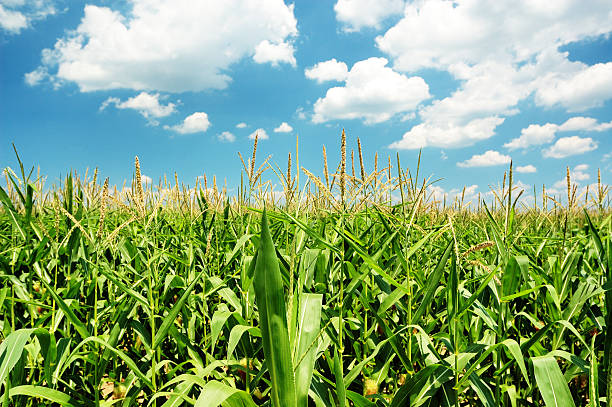
#> input picture Corn-Buggy/field.jpeg, 612 x 407 px, given in place of the camera
$ python rgb_testing.py   (older library calls are emulated)
#> lines starting #> are read from the running program, lines starting #| are printed output that depends on the picture
import cv2
import numpy as np
import csv
from datetime import datetime

max_value = 255
max_type = 4
max_binary_value = 255
trackbar_type = 'Type: \n 0: Binary \n 1: Binary Inverted \n 2: Truncate \n 3: To Zero \n 4: To Zero Inverted'
trackbar_value = 'Value'
window_name = 'Threshold'
#points_dict =  {1: [420, 476], 2: [408, 412], 3: [379, 385], 4: [360, 366], 5: [340, 347], 6: [323, 328], 7: [304, 310], 8: [286, 293], 9: [260, 264], 10: [241, 246], 11: [224, 229], 12: [205, 210], 13: [185, 191], 14: [164, 170], 15: [145, 153], 16: [126, 132], 17: [106, 112], 18: [85, 92], 19: [67, 72], 20: [23, 26]}
points_dict = {1: [432, 476], 2: [411, 416], 3: [379, 388], 4: [358, 366], 5: [337, 346], 6: [318, 328], 7: [298, 308], 8: [280, 289], 9: [252, 260], 10: [233, 241], 11: [214, 224], 12: [196, 205], 13: [177, 185], 14: [155, 164], 15: [135, 145], 16: [117, 125], 17: [97, 105], 18: [76, 85], 19: [58, 65], 20: [4, 19]}

def onMouse(event,x,y,flags,param):
	if event == cv2.EVENT_LBUTTONDOWN:
		print('x = %d,y = %d'%(x,y))

def findContours(frame):
    #v = []
    #v = [0 for i in range(20)]
    v = {1:0,2:0,3:0,4:0,5:0,6:0,7:0,8:0,9:0,10:0,11:0,12:0,13:0,14:0,15:0,16:0,17:0,18:0,19:0,20:0}
    averY_dict = dict()
    with open('recorder.csv','a+') as csvfile:
        now = datetime.now()
        current_time = now.strftime("%y:%m:%d:%H:%M:%S")
        writer = csv.writer(csvfile)
        contours, hierarchy = cv2.findContours(frame, cv2.RETR_EXTERNAL, cv2.CHAIN_APPROX_SIMPLE)
        #print("Number of Contours found = " + str(len(contours)))
        #writer.writerow([current_time,len(contours)])
        #points_dict = dict()
        if(len(contours) <=  20):
          for i,contour in enumerate(contours):
            temp_list = list()
            for c in contour:
                #averY = np.average(c[0][
                temp_list.append(c[0][1])
            averY = np.average(temp_list)
            averY_dict[19-i] = int(averY)
            # [6 lines of commented-out code are left out]
            for key,value  in points_dict.items():
                #print([points_dict[key][0],points_dict[key][1]])
                if(averY <= (points_dict[key][1]+4) and averY > (points_dict[key][0]-4)):
                    v[key] = 1
        #print(averY)
          print(v)
          print(averY_dict)
        #print(points_dict)
        #writer.writerow([current_time,len(contours),v[0],v[1],v[2],v[3],v[4],v[5],v[6],v[7],v[8],v[9],v[10],v[11],v[12],v[13],v[14],v[15],v[16],v[17],v[18],v[19]])
          writer.writerow([current_time,len(contours),v,averY_dict])


def Threshold(channel,window_name):
    #0: Binary
    #1: Binary Inverted
    #2: Threshold Truncated
    #3: Threshold to Zero
    #4: Threshold to Zero Inverted
    threshold_type = cv2.getTrackbarPos(trackbar_type, window_name)
    threshold_value = cv2.getTrackbarPos(trackbar_value, window_name)
    _, dst = cv2.threshold(channel, threshold_value, max_binary_value, threshold_type )
    findContours(dst)
    r = 250.0 / dst.shape[1]
    dim = (250, int(dst.shape[0] * r))
    resized = cv2.resize(dst, dim, interpolation=cv2.INTER_AREA)
    # [6 lines of commented-out code are left out]
    cv2.imshow(window_name,resized)

def order_points(pts):
	# initialzie a list of coordinates that will be ordered
	# such that the first entry in the list is the top-left,
	# the second entry is the top-right, the third is the
	# bottom-right, and the fourth is the bottom-left
	rect = np.zeros((4, 2), dtype = "float32")
	# the top-left point will have the smallest sum, whereas
	# the bottom-right point will have the largest sum
	s = pts.sum(axis = 1)
	rect[0] = pts[np.argmin(s)]
	rect[2] = pts[np.argmax(s)]
	# now, compute the difference between the points, the
	# top-right point will have the smallest difference,
	# whereas the bottom-left will have the largest difference
	diff = np.diff(pts, axis = 1)
	rect[1] = pts[np.argmin(diff)]
	rect[3] = pts[np.argmax(diff)]
	# return the ordered coordinates
	return rect

def four_point_transform(image, pts):
	# obtain a consistent order of the points and unpack them
	# individually
	rect = order_points(pts)
	(tl, tr, br, bl) = rect
	# compute the width of the new image, which will be the
	# maximum distance between bottom-right and bottom-left
	# x-coordiates or the top-right and top-left x-coordinates
	widthA = np.sqrt(((br[0] - bl[0]) ** 2) + ((br[1] - bl[1]) ** 2))
	widthB = np.sqrt(((tr[0] - tl[0]) ** 2) + ((tr[1] - tl[1]) ** 2))
	maxWidth = max(int(widthA), int(widthB))
	# compute the height of the new image, which will be the
	# maximum distance between the top-right and bottom-right
	# y-coordinates or the top-left and bottom-left y-coordinates
	heightA = np.sqrt(((tr[0] - br[0]) ** 2) + ((tr[1] - br[1]) ** 2))
	heightB = np.sqrt(((tl[0] - bl[0]) ** 2) + ((tl[1] - bl[1]) ** 2))
	maxHeight = max(int(heightA), int(heightB))
	# now that we have the dimensions of the new image, construct
	# the set of destination points to obtain a "birds eye view",
	# (i.e. top-down view) of the image, again specifying points
	# in the top-left, top-right, bottom-right, and bottom-left
	# order
	dst = np.array([
		[0, 0],
		[maxWidth - 1, 0],
		[maxWidth - 1, maxHeight - 1],
		[0, maxHeight - 1]], dtype = "float32")
	# compute the perspective transform matrix and then apply it
	M = cv2.getPerspectiveTransform(rect, dst)
	warped = cv2.warpPerspective(image, M, (maxWidth, maxHeight))
	# return the warped image
	return warped
if __name__ == '__main__':
    cap = cv2.VideoCapture(0)
    cv2.namedWindow(window_name)
    cv2.createTrackbar(trackbar_type, window_name , 3, max_type, Threshold)
    # Create Trackbar to choose Threshold value
    cv2.createTrackbar(trackbar_value, window_name , 0, max_value, Threshold)
    #cap.set(3,1920)
    #cap.set(4,1080)
    cap.set(3,1280)
    cap.set(4,720)
    while(1):
        ret, frame0 = cap.read()
#> frame0 is the input picture: shape (407, 612, 3); mean B, G, R 127, 167.9, 134.2
        #cv2.imshow('frame0',frame0)
	#frame0 = cv2.imread('laser.jpg')
        frame = cv2.resize(frame0,(640,480))
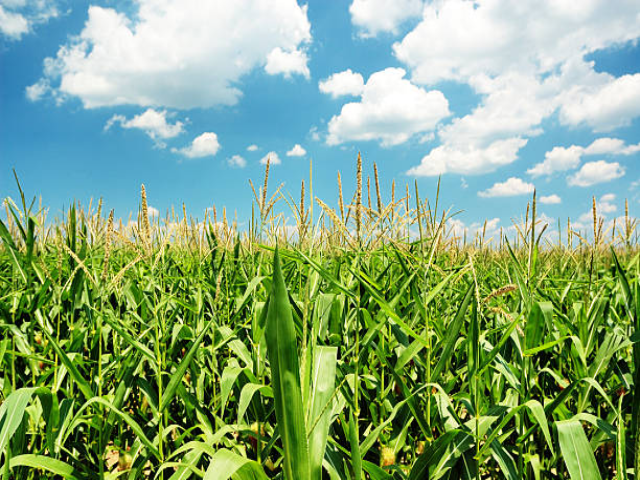
#> frame: shape (480, 640, 3); mean B, G, R 126.9, 167.8, 134.1
        frame = cv2.flip(frame,0)
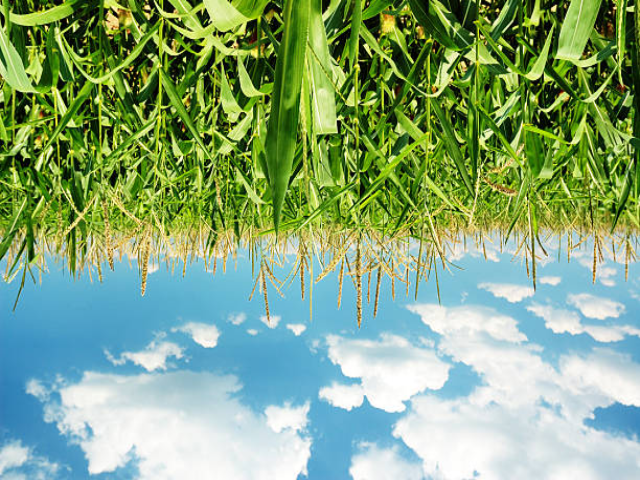
#> frame: shape (480, 640, 3); mean B, G, R 126.9, 167.8, 134.1
        cv2.imshow('frame',frame)
        src = np.array([
		[138, 15],
		[373, 26],
		[346, 449],
		[173, 470]], dtype = "float32")
        dst = np.array([
		[0, 0],
		[480, 0],
		[640, 480],
		[0, 640]], dtype = "float32")
		# M = cv2.getPerspectiveTransform(src,dst)
		# warped = cv2.warpPerspective(frame,M,(640,480))
        frame = four_point_transform(frame, src)
#> in four_point_transform, `warped = cv2.warpPerspective(image, M, (maxWidth, maxHeight))`:
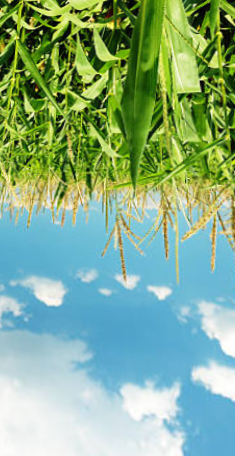
#> warped: shape (456, 235, 3); mean B, G, R 140, 174.2, 134
		#frame = frame[:,125:180]
        cv2.imshow('Image', frame)
        #frame4 = frame[]
        cv2.setMouseCallback('Image',onMouse)
	#cv2.imshow('Image', warped)
        b, g, r = cv2.split(frame)
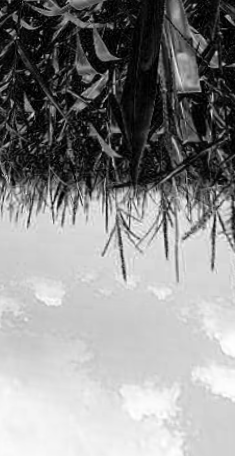
#> b: shape (456, 235); min 0, max 255, mean 140
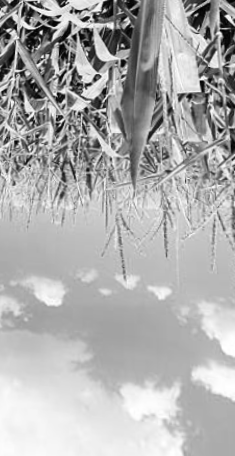
#> g: shape (456, 235); min 1, max 255, mean 174.2
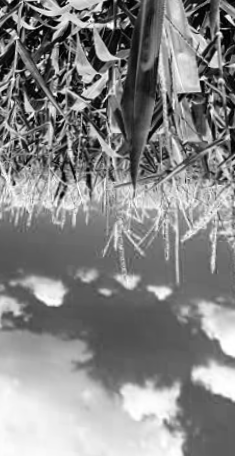
#> r: shape (456, 235); min 0, max 255, mean 134
        #cv2.imshow('g',g)
        cv2.setMouseCallback('threshold',onMouse)
	# Call the function to initialize
        Threshold(g,window_name)
#> in findContours, `contours, hierarchy = cv2.findContours(frame, cv2.RETR_EXTERNAL, cv2.C..`: contours = [[[0, 0], [0, 455], [234, 455], [234, 0]]]
#> the loop in findContours, `for i,contour in enumerate(contours):` made 1 pass
#> (contour, averY) on pass 1: ([[0, 0], [0, 455], [234, 455], [234, 0]], 227.5)
#> after the loop in findContours, `for i,contour in enumerate(contours):`: averY_dict = {19: 227}; v = 20 items
#| {1: 0, 2: 0, 3: 0, 4: 0, 5: 0, 6: 0, 7: 0, 8: 0, 9: 0, 10: 0, 11: 1, 12: 0, 13: 0, 14: 0, 15: 0, 16: 0, 17: 0, 18: 0, 19: 0, 20: 0}
#| {19: 227}
#> in Threshold, `resized = cv2.resize(dst, dim, interpolation=cv2.INTER_AREA)`:
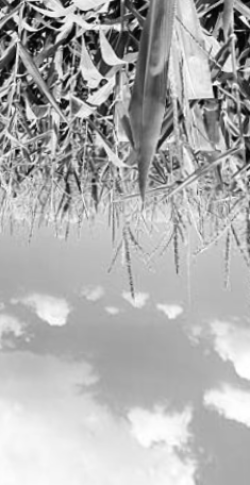
#> resized: shape (485, 250); min 1, max 255, mean 174.1
        # [23 lines of commented-out code are left out]
        if cv2.waitKey(1) & 0xFF == ord('q'):
#> (key q is pressed here)
            break
